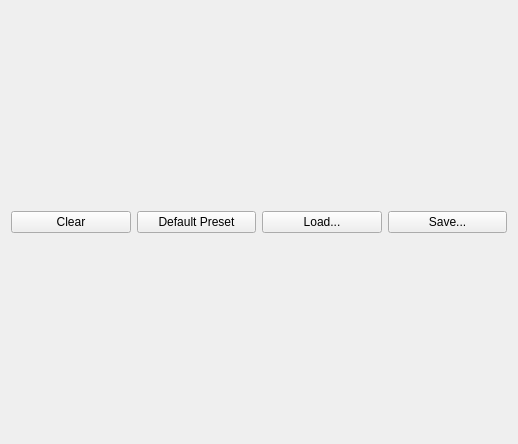
<?xml version="1.0" encoding="UTF-8"?>
<ui version="4.0">
 <class>TransferFunctionEditor</class>
 <widget class="QWidget" name="TransferFunctionEditor">
  <property name="geometry">
   <rect>
    <x>0</x>
    <y>0</y>
    <width>518</width>
    <height>444</height>
   </rect>
  </property>
  <property name="windowTitle">
   <string>Form</string>
  </property>
  <layout class="QGridLayout" name="gridLayout">
   <item row="0" column="0">
    <layout class="QHBoxLayout" name="horizontalLayout_3">
     <item>
      <widget class="QPushButton" name="clearButton">
       <property name="text">
        <string>Clear</string>
       </property>
      </widget>
     </item>
     <item>
      <widget class="QPushButton" name="resetButton">
       <property name="text">
        <string>Default Preset</string>
       </property>
      </widget>
     </item>
     <item>
      <widget class="QPushButton" name="loadButton">
       <property name="text">
        <string>Load...</string>
       </property>
      </widget>
     </item>
     <item>
      <widget class="QPushButton" name="saveButton">
       <property name="text">
        <string>Save...</string>
       </property>
      </widget>
     </item>
    </layout>
   </item>
   <item row="2" column="0">
    <layout class="QVBoxLayout" name="rgbaLayout"/>
   </item>
   <item row="3" column="0">
    <layout class="QVBoxLayout" name="redLayout"/>
   </item>
   <item row="4" column="0">
    <layout class="QVBoxLayout" name="greenLayout"/>
   </item>
   <item row="5" column="0">
    <layout class="QVBoxLayout" name="blueLayout"/>
   </item>
  </layout>
 </widget>
 <resources/>
 <connections/>
</ui>
